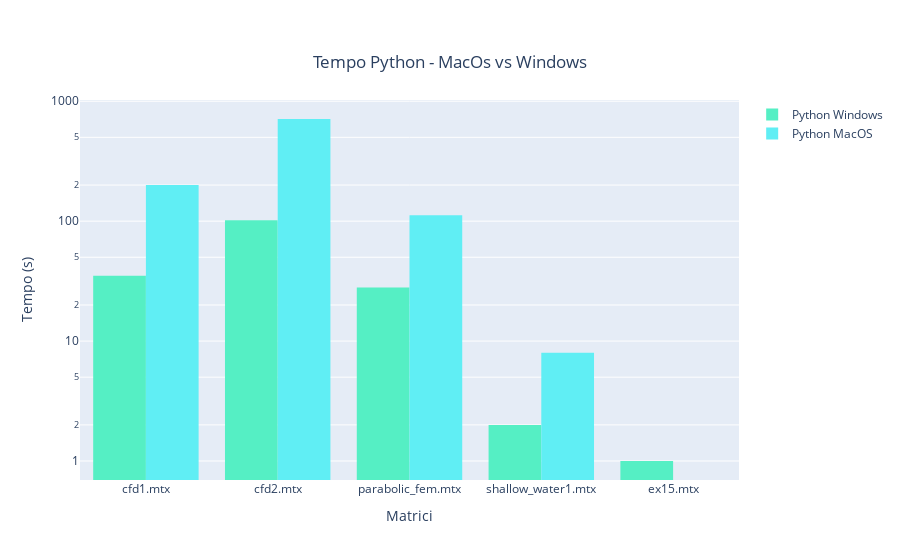

Notebook source saved alongside this figure:
### Code cell
#Tempo Python Windows e MacOS
tempo_python_macos = python_macos_data["Tempo Esecuzione (sec)"]
tempo_pyhton_win = python_windows_data["Tempo Esecuzione (sec)"]


fig = go.Figure()
#fig.add_trace(go.Histogram(histfunc="sum", y=y_py_macos, x=x_py_linux, name="Python Linux", marker_color=color_py_linux))
fig.add_trace(go.Histogram(histfunc="sum",y=tempo_pyhton_win, x=x_py_win, name="Python Windows", marker_color=color_py_windows))
fig.add_trace(go.Histogram(histfunc="sum", y=tempo_python_macos, x=x_py_macos, name="Python MacOS", marker_color=color_py_macos))


fig.update_yaxes(type="log")
fig.update_yaxes(title_text='Tempo (s)')
fig.update_xaxes(title_text='Matrici')
fig.update_layout(
    title={
        'text': "Tempo Python - MacOs vs Windows",
        'y':0.9,
        'x':0.5,
        'xanchor': 'center',
        'yanchor': 'top'})

fig.show()

### Figure 1 — Plotly figure (JSON) as saved in the notebook; plotly's stock layout.template omitted (floating-point values rounded to 4 significant figures)
{"data": [{"histfunc": "sum", "marker": {"color": "#55efc4"}, "name": "Python Windows", "type": "histogram", "x": ["cfd1.mtx", "cfd2.mtx", "parabolic_fem.mtx", "shallow_water1.mtx", "ex15.mtx"], "y": [35, 102, 28, 2, 1]}, {"histfunc": "sum", "marker": {"color": "#60eef4"}, "name": "Python MacOS", "type": "histogram", "x": ["cfd1.mtx", "cfd2.mtx", "parabolic_fem.mtx", "shallow_water1.mtx", "ex15.mtx"], "y": [200, 711, 112, 8, 0]}], "layout": {"title": {"text": "Tempo Python - MacOs vs Windows", "x": 0.5, "xanchor": "center", "y": 0.9, "yanchor": "top"}, "xaxis": {"title": {"text": "Matrici"}}, "yaxis": {"title": {"text": "Tempo (s)"}, "type": "log"}}}
